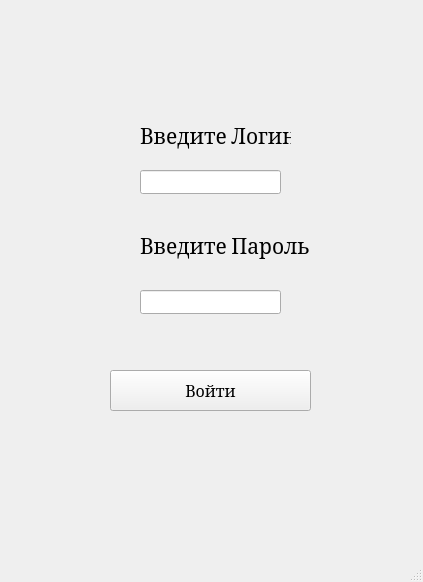
<?xml version="1.0" encoding="UTF-8"?>
<ui version="4.0">
 <class>MainWindow</class>
 <widget class="QMainWindow" name="MainWindow">
  <property name="geometry">
   <rect>
    <x>0</x>
    <y>0</y>
    <width>423</width>
    <height>582</height>
   </rect>
  </property>
  <property name="windowTitle">
   <string>MainWindow</string>
  </property>
  <property name="windowIcon">
   <iconset theme="QIcon::ThemeIcon::GoHome"/>
  </property>
  <widget class="QWidget" name="centralwidget">
   <widget class="QLabel" name="label">
    <property name="geometry">
     <rect>
      <x>140</x>
      <y>110</y>
      <width>151</width>
      <height>51</height>
     </rect>
    </property>
    <property name="font">
     <font>
      <family>Cambria</family>
      <pointsize>16</pointsize>
     </font>
    </property>
    <property name="text">
     <string>Введите Логин</string>
    </property>
   </widget>
   <widget class="QLineEdit" name="lineEdit">
    <property name="geometry">
     <rect>
      <x>140</x>
      <y>170</y>
      <width>141</width>
      <height>24</height>
     </rect>
    </property>
    <property name="font">
     <font>
      <family>Cambria</family>
      <pointsize>12</pointsize>
     </font>
    </property>
   </widget>
   <widget class="QLabel" name="label_2">
    <property name="geometry">
     <rect>
      <x>140</x>
      <y>210</y>
      <width>171</width>
      <height>71</height>
     </rect>
    </property>
    <property name="font">
     <font>
      <family>Cambria</family>
      <pointsize>16</pointsize>
     </font>
    </property>
    <property name="text">
     <string>Введите Пароль</string>
    </property>
   </widget>
   <widget class="QPushButton" name="pushButton">
    <property name="geometry">
     <rect>
      <x>110</x>
      <y>370</y>
      <width>201</width>
      <height>41</height>
     </rect>
    </property>
    <property name="font">
     <font>
      <family>Cambria</family>
      <pointsize>12</pointsize>
     </font>
    </property>
    <property name="text">
     <string>Войти</string>
    </property>
   </widget>
   <widget class="QLineEdit" name="lineEdit_3">
    <property name="geometry">
     <rect>
      <x>140</x>
      <y>290</y>
      <width>141</width>
      <height>24</height>
     </rect>
    </property>
    <property name="font">
     <font>
      <family>Cambria</family>
      <pointsize>12</pointsize>
     </font>
    </property>
   </widget>
  </widget>
  <widget class="QMenuBar" name="menubar">
   <property name="geometry">
    <rect>
     <x>0</x>
     <y>0</y>
     <width>423</width>
     <height>21</height>
    </rect>
   </property>
  </widget>
  <widget class="QStatusBar" name="statusbar"/>
 </widget>
 <resources/>
 <connections/>
</ui>
